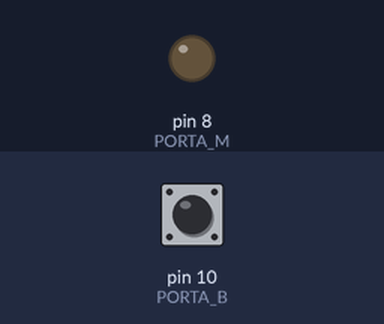
The sketch below on a simulated Arduino Uno, built with avr-gcc and run on an emulated ATmega328P. Parts: output pins drawn as LEDs (lit = HIGH). The test bench sets the inputs (shaded band); at power-on: pin 10 (PORTA_B) HIGH.

Above: at 1.2 s.
1.3 s: pin 10 (PORTA_B) pulled LOW for 0.15 s
At 1.37 s:
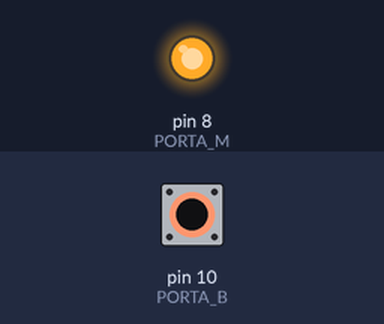
2.9 s: pin 10 (PORTA_B) pulled LOW for 3.2 s
At 7.1 s:
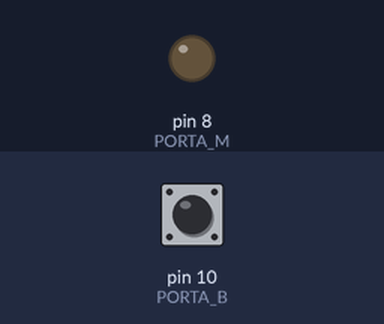
Timing chart, 0 to 8.6 s (numbered marks = the images above; inputs shaded):
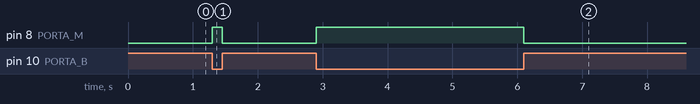

Measured:
- after the input at 1.3 s, pin 8 (PORTA_M): LOW → HIGH at once, → LOW 0.15 s later
- after the input at 2.9 s, pin 8 (PORTA_M): LOW → HIGH at once, → LOW 3.2 s later

The sketch:

Aula1.08_Motores.ino
```cpp
#define PORTA_B 10
#define PORTA_M 8

void setup() {
    pinMode(PORTA_B, INPUT);
    digitalWrite(PORTA_B, HIGH);//Liga PullUp!

    pinMode(PORTA_M, OUTPUT);
    digitalWrite(PORTA_M, LOW);//Motor desligado
}

void loop() {
    if(digitalRead(PORTA_B) == LOW){
      digitalWrite(PORTA_M, HIGH);
    }else{
        digitalWrite(PORTA_M, LOW);
    }
}
```
